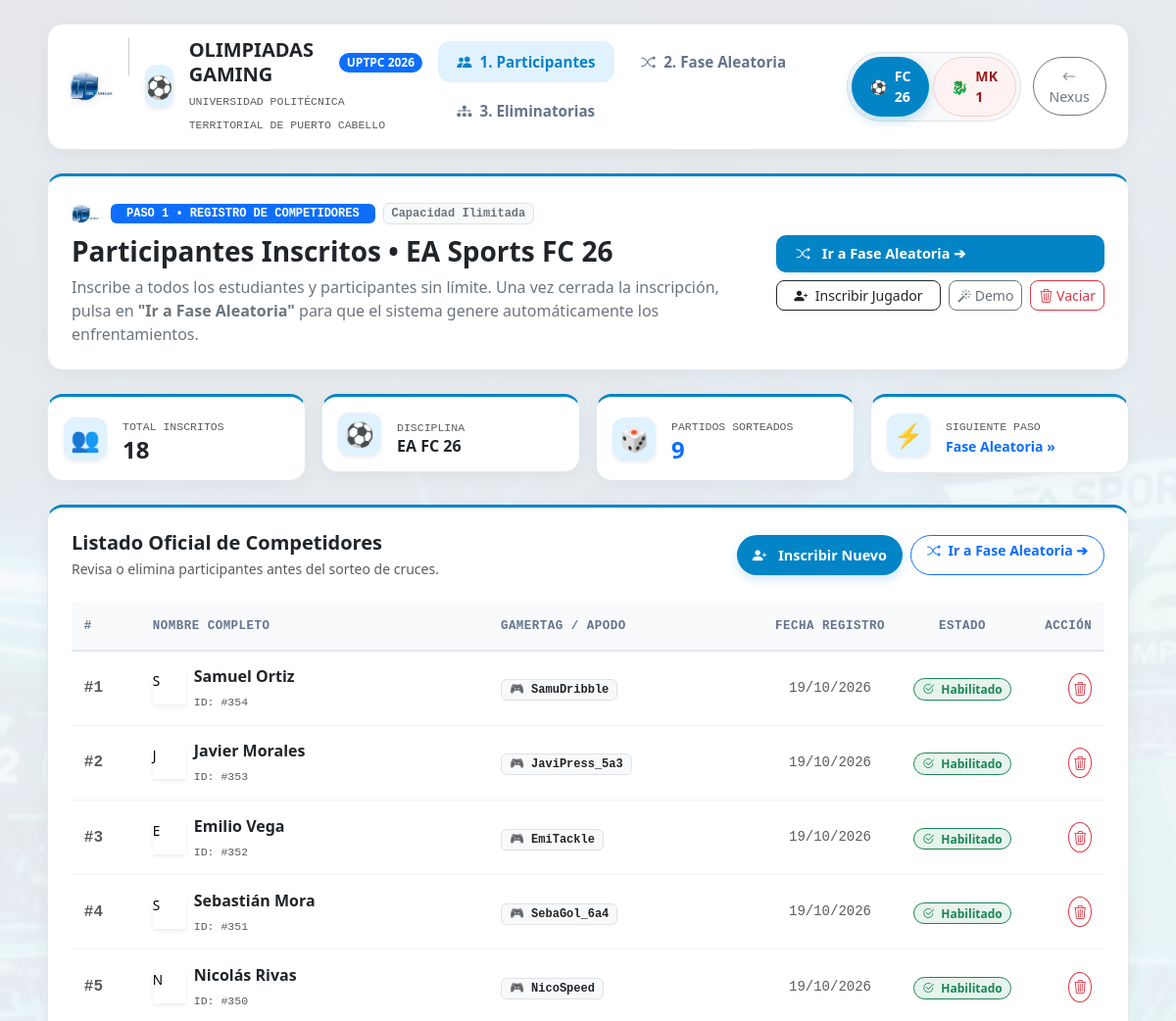
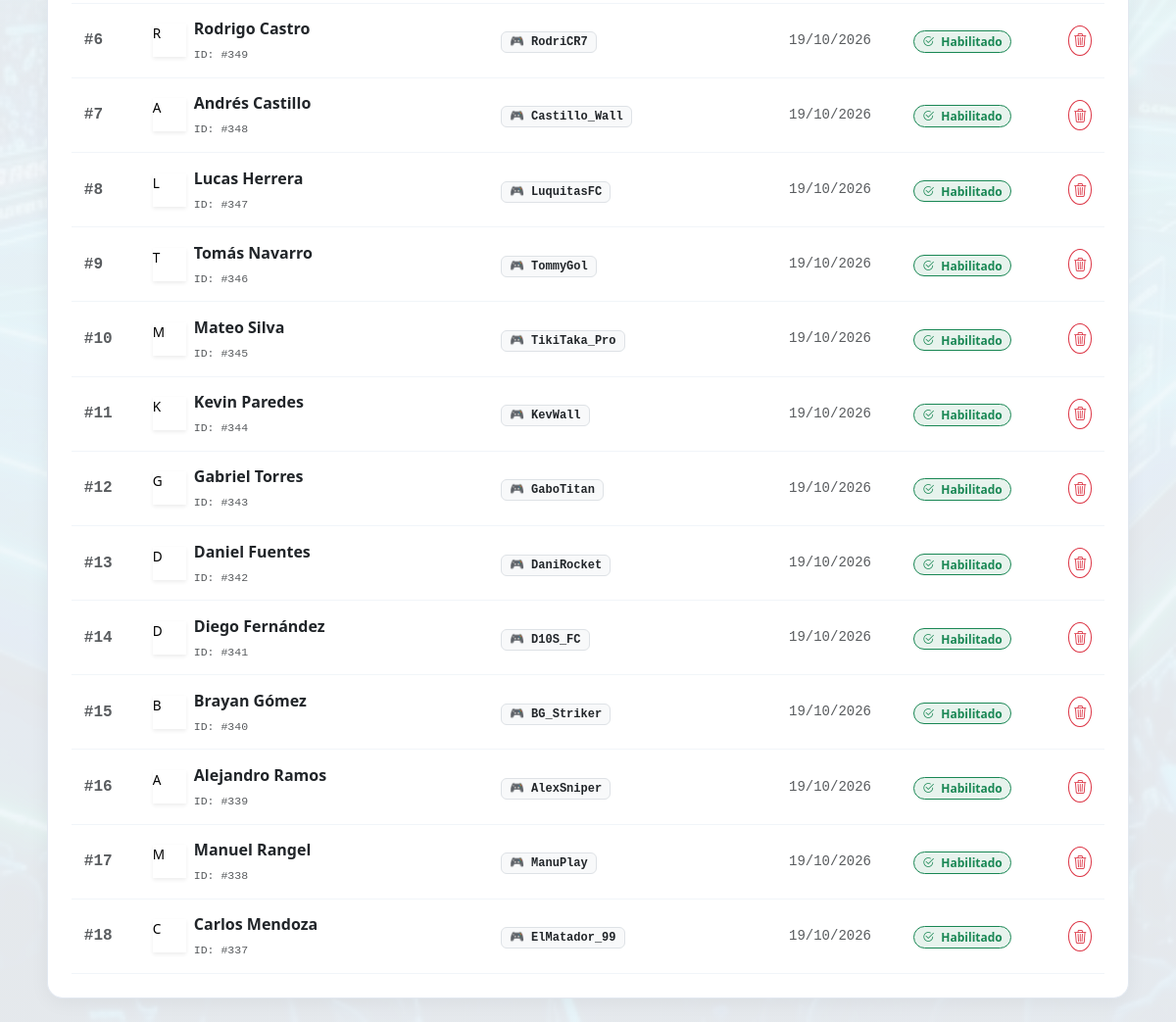
The app's page /participantes.php with its own data (2 pictures, top to bottom).
### tables this page shows
CREATE TABLE `participants` (
  `id` int(11) NOT NULL,
  `name` varchar(100) NOT NULL,
  `alias` varchar(100) DEFAULT NULL,
  `category` enum('fc26','mk1') NOT NULL,
  `score` int(11) DEFAULT 0,
  `matches_played` int(11) DEFAULT 0,
  `group_name` varchar(50) DEFAULT 'Grupo Único',
  `created_at` timestamp NULL DEFAULT current_timestamp(),
  `goals_for` int(11) DEFAULT 0,
  `goals_against` int(11) DEFAULT 0,
  `goal_diff` int(11) DEFAULT 0,
  `wins` int(11) DEFAULT 0,
  `losses` int(11) DEFAULT 0,
  `mk_wins_2_0` int(11) DEFAULT 0,
  `mk_wins_2_1` int(11) DEFAULT 0,
  `mk_points` int(11) DEFAULT 0,
  `match_time_seconds` int(11) DEFAULT 0,
  `assigned_group` varchar(20) DEFAULT 'none',
  `group_seed` int(11) DEFAULT NULL
);

### participantes.php (the view, shortened to what this page needs)
<?php
require_once __DIR__ . '/includes/header.php';
$stmt = $pdo->prepare("SELECT * FROM participants WHERE category = ? ORDER BY id DESC");
$stmt->execute([$category]);
$participants = $stmt->fetchAll();
$totalCount = count($participants);
$stmtMatches = $pdo->prepare("SELECT COUNT(*) as total, COUNT(CASE WHEN status='completed' THEN 1 END) as completed FROM preliminary_matches WHERE category = ?");
$stmtMatches->execute([$category]);
$matchStats = $stmtMatches->fetch() ?: ['total' => 0, 'completed' => 0];
?>
<div class="light-card p-4 mb-4">
  <div class="row align-items-center">
    <div class="col-lg-8">
      <div class="d-flex align-items-center gap-2 mb-2">
        <img src="assets/img/uptpc.png" alt="UPTPC" style="height: 28px; width: auto;" class="me-1">
        <span class="badge <?php echo $isFC26 ? 'bg-primary' : 'bg-danger'; ?> text-white text-uppercase px-3 py-1 font-monospace">
          PASO 1 &bull; REGISTRO DE COMPETIDORES
        </span>
        <span class="badge bg-light text-secondary border font-monospace">
          Capacidad Ilimitada
        </span>
      </div>
      <h1 class="h3 fw-bold text-dark mb-2">
        Participantes Inscritos &bull; <?php echo htmlspecialchars($catTitle); ?>
      </h1>
      <p class="text-secondary mb-0" style="max-width: 680px;">
        Inscribe a todos los estudiantes y participantes sin límite. Una vez cerrada la inscripción, pulsa en <strong>"Ir a Fase Aleatoria"</strong> para que el sistema genere automáticamente los enfrentamientos.
      </p>
    </div>
    <div class="col-lg-4 text-lg-end mt-3 mt-lg-0">
      <div class="d-flex flex-column gap-2 justify-content-lg-end">
        <a href="fase_aleatoria.php?category=<?php echo $category; ?>" class="btn btn-game-primary py-2 fw-bold shadow-sm">
          <i class="bi bi-shuffle me-1"></i> Ir a Fase Aleatoria ➔
        </a>
        <div class="d-flex gap-2 justify-content-lg-end">
          <button class="btn btn-outline-dark btn-sm rounded-3 flex-fill" data-bs-toggle="modal" data-bs-target="#modalAddParticipant">
            <i class="bi bi-person-plus-fill me-1"></i> Inscribir Jugador
          </button>
          <button class="btn btn-outline-secondary btn-sm rounded-3" id="btnSeedDemo" data-category="<?php echo $category; ?>" title="Cargar participantes de prueba">
            <i class="bi bi-magic"></i> Demo
          </button>
          <?php if (!empty($participants)): ?>
            <button class="btn btn-outline-danger btn-sm rounded-3" id="btnClearParticipants" data-category="<?php echo $category; ?>" title="Eliminar todos los participantes">
              <i class="bi bi-trash3"></i> Vaciar
            </button>
          <?php endif; ?>
        </div>
      </div>
    </div>
  </div>
</div>
<div class="row g-3 mb-4">
  <div class="col-6 col-md-3">
    <div class="light-card p-3 d-flex align-items-center gap-3">
      <div class="brand-orb fs-4 shadow-sm">👥</div>
      <div>
        <small class="text-muted text-uppercase font-monospace" style="font-size: 0.72rem;">Total Inscritos</small>
        <div class="h4 fw-bold mb-0 text-dark"><?php echo $totalCount; ?></div>
      </div>
    </div>
  </div>
  <div class="col-6 col-md-3">
    <div class="light-card p-3 d-flex align-items-center gap-3">
      <div class="brand-orb fs-4 shadow-sm"><?php echo $catIcon; ?></div>
      <div>
        <small class="text-muted text-uppercase font-monospace" style="font-size: 0.72rem;">Disciplina</small>
        <div class="h6 fw-bold mb-0 text-dark"><?php echo $isFC26 ? 'EA FC 26' : 'Mortal Kombat 1'; ?></div>
      </div>
    </div>
  </div>
  <div class="col-6 col-md-3">
    <div class="light-card p-3 d-flex align-items-center gap-3">
      <div class="brand-orb fs-4 shadow-sm">🎲</div>
      <div>
        <small class="text-muted text-uppercase font-monospace" style="font-size: 0.72rem;">Partidos Sorteados</small>
        <div class="h4 fw-bold mb-0 text-primary"><?php echo $matchStats['total']; ?></div>
      </div>
    </div>
  </div>
  <div class="col-6 col-md-3">
    <div class="light-card p-3 d-flex align-items-center gap-3">
      <div class="brand-orb fs-4 shadow-sm">⚡</div>
      <div>
        <small class="text-muted text-uppercase font-monospace" style="font-size: 0.72rem;">Siguiente Paso</small>
        <a href="fase_aleatoria.php?category=<?php echo $category; ?>" class="small fw-bold text-decoration-none d-block text-truncate">
          Fase Aleatoria &raquo;
        </a>
      </div>
    </div>
  </div>
</div>
<div class="light-card p-4">
  <div class="d-flex flex-column flex-md-row justify-content-between align-items-md-center gap-3 mb-4">
    <div>
      <h2 class="h5 fw-bold text-dark mb-1">Listado Oficial de Competidores</h2>
      <p class="text-muted small mb-0">
        Revisa o elimina participantes antes del sorteo de cruces.
      </p>
    </div>
    <div class="d-flex gap-2">
      <button class="btn btn-game-primary btn-sm rounded-pill px-3" data-bs-toggle="modal" data-bs-target="#modalAddParticipant">
        <i class="bi bi-person-plus-fill me-1"></i> Inscribir Nuevo
      </button>
      <a href="fase_aleatoria.php?category=<?php echo $category; ?>" class="btn btn-outline-primary btn-sm rounded-pill px-3 fw-bold">
        <i class="bi bi-shuffle me-1"></i> Ir a Fase Aleatoria ➔
      </a>
    </div>
  </div>
  <?php if (empty($participants)): ?>
    <div class="text-center py-5">
      <div class="display-5 text-muted mb-3"><?php echo $catIcon; ?></div>
      <h3 class="h5 fw-bold text-dark">No hay participantes registrados</h3>
      <p class="text-secondary mb-4">Inscribe al primer jugador manualmente o carga los datos de demostración para comenzar.</p>
      <div class="d-flex justify-content-center gap-2">
        <button class="btn btn-game-primary rounded-pill px-4" data-bs-toggle="modal" data-bs-target="#modalAddParticipant">
          <i class="bi bi-person-plus-fill me-1"></i> Inscribir Participante
        </button>
        <button class="btn btn-outline-secondary rounded-pill px-4" id="btnSeedDemo" data-category="<?php echo $category; ?>">
          <i class="bi bi-magic me-1"></i> Cargar Demo
        </button>
      </div>
    </div>
  <?php else: ?>
    <div class="table-responsive">
      <table class="table table-light-custom align-middle mb-0">
        <thead>
          <tr>
            <th style="width: 70px;">#</th>
            <th>Nombre Completo</th>
            <th>GamerTag / Apodo</th>
            <th class="text-center" style="width: 140px;">Fecha Registro</th>
            <th class="text-center" style="width: 130px;">Estado</th>
            <th class="text-end" style="width: 80px;">Acción</th>
          </tr>
        </thead>
        <tbody>
          <?php
          $idx = 1;
          foreach ($participants as $p):
          ?>
            <tr>
              <td class="text-muted font-monospace fw-bold">
                #<?php echo $idx++; ?>
              </td>
              <td>
                <div class="d-flex align-items-center gap-2">
                  <div class="avatar-circle shadow-sm" style="width: 34px; height: 34px; font-size: 0.85rem;">
                    <?php echo mb_substr($p['name'], 0, 1); ?>
                  </div>
                  <div>
                    <span class="fw-bold text-dark d-block"><?php echo htmlspecialchars($p['name']); ?></span>
                    <small class="text-muted font-monospace" style="font-size: 0.72rem;">ID: #<?php echo $p['id']; ?></small>
                  </div>
                </div>
              </td>
              <td>
                <?php if (!empty($p['alias'])): ?>
                  <span class="badge bg-light text-dark border font-monospace px-2 py-1">
                    🎮 <?php echo htmlspecialchars($p['alias']); ?>
                  </span>
                <?php else: ?>
                  <span class="text-muted fst-italic small">Sin apodo</span>
                <?php endif; ?>
              </td>
              <td class="text-center small text-muted font-monospace">
                <?php echo date('d/m/Y', strtotime($p['created_at'])); ?>
              </td>
              <td class="text-center">
                <span class="badge bg-success bg-opacity-10 text-success border border-success px-2 py-1 rounded-pill" style="font-size: 0.75rem;">
                  <i class="bi bi-check2-circle me-1"></i> Habilitado
                </span>
              </td>
              <td class="text-end">
                <button class="btn btn-sm btn-outline-danger p-1 rounded-circle btn-delete-participant" data-id="<?php echo $p['id']; ?>" data-name="<?php echo htmlspecialchars($p['name']); ?>" title="Eliminar a <?php echo htmlspecialchars($p['name']); ?>" aria-label="Eliminar participante">
                  <i class="bi bi-trash3" style="pointer-events: none;"></i>
                </button>
              </td>
            </tr>
          <?php endforeach; ?>
        </tbody>
      </table>
    </div>
  <?php endif; ?>
</div>
<?php require_once __DIR__ . '/includes/footer.php'; ?>

### records on screen
participants: name "S", name "Samuel Ortiz", id "354", alias "SamuDribble", created_at "19/10/2026"
participants: name "J", name "Javier Morales", id "353", alias "JaviPress_5a3", created_at "19/10/2026"
participants: name "E", name "Emilio Vega", id "352", alias "EmiTackle", created_at "19/10/2026"
participants: name "S", name "Sebastián Mora", id "351", alias "SebaGol_6a4", created_at "19/10/2026"
participants: name "N", name "Nicolás Rivas", id "350", alias "NicoSpeed", created_at "19/10/2026"
participants: name "R", name "Rodrigo Castro", id "349", alias "RodriCR7", created_at "19/10/2026"
participants: name "A", name "Andrés Castillo", id "348", alias "Castillo_Wall", created_at "19/10/2026"
participants: name "L", name "Lucas Herrera", id "347", alias "LuquitasFC", created_at "19/10/2026"
participants: name "T", name "Tomás Navarro", id "346", alias "TommyGol", created_at "19/10/2026"
participants: name "M", name "Mateo Silva", id "345", alias "TikiTaka_Pro", created_at "19/10/2026"
participants: name "K", name "Kevin Paredes", id "344", alias "KevWall", created_at "19/10/2026"
participants: name "G", name "Gabriel Torres", id "343", alias "GaboTitan", created_at "19/10/2026"
participants: name "D", name "Daniel Fuentes", id "342", alias "DaniRocket", created_at "19/10/2026"
participants: name "D", name "Diego Fernández", id "341", alias "D10S_FC", created_at "19/10/2026"
participants: name "B", name "Brayan Gómez", id "340", alias "BG_Striker", created_at "19/10/2026"
participants: name "A", name "Alejandro Ramos", id "339", alias "AlexSniper", created_at "19/10/2026"
participants: name "M", name "Manuel Rangel", id "338", alias "ManuPlay", created_at "19/10/2026"
participants: name "C", name "Carlos Mendoza", id "337", alias "ElMatador_99", created_at "19/10/2026"

### other values on screen
$catIcon "⚽"
$catTitle "EA Sports FC 26"
$totalCount "18"
$matchStats['total'] "9"
